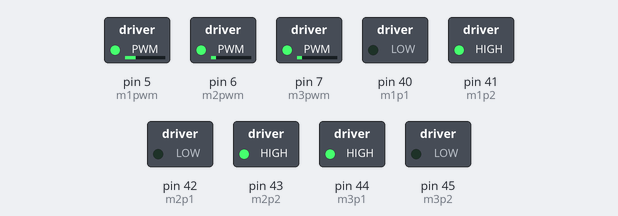
Simulated run of this sketch. Board: Arduino Mega 2560, built with avr-gcc and run on an emulated ATmega2560. Shown: switched loads named in the sketch (green lamp = pin HIGH).

Above: at 0.05 s.
At 2.95 s:
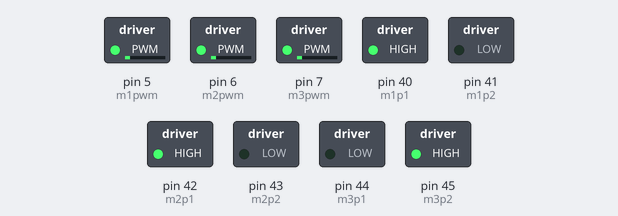
At 4.5 s:
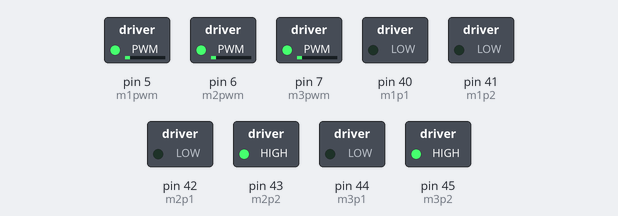
At 6.05 s:
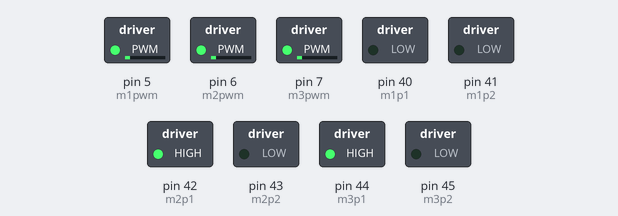
At 8.95 s:
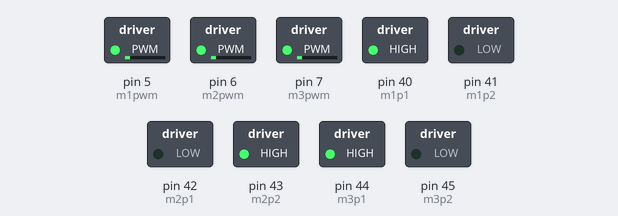
At 11.95 s:
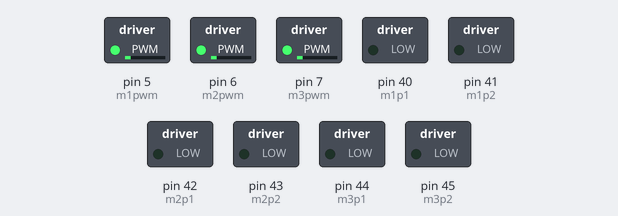
Timing chart, 0 to 15.6 s (numbered marks = the images above):
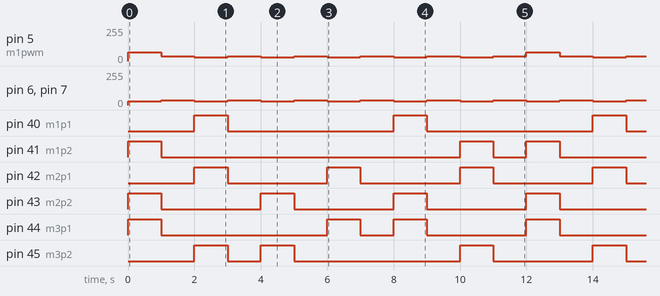

Measured:
- by itself, pin 5 (m1pwm): repeats every 12.0 s: 5 × (35/255 1.0 s, 30/255 1.0 s), 35/255 1.0 s, 67/255 1.0 s
- by itself, pin 6 (m2pwm), pin 7 (m3pwm): alternates 35/255 for 1.0 s and 30/255 for 1.0 s
- by itself, pin 40 (m1p1): alternates HIGH for 1.0 s and LOW for 5.0 s
- by itself, pin 41 (m1p2): repeats every 12.0 s: HIGH 1.0 s, LOW 1.0 s, HIGH 1.0 s, LOW 9.0 s
- by itself, pin 42 (m2p1), pin 43 (m2p2): alternates HIGH for 1.0 s and LOW for 3.0 s
- by itself, pin 44 (m3p1): repeats every 12.0 s: HIGH 1.0 s, LOW 1.0 s, HIGH 1.0 s, LOW 3.0 s, HIGH 1.0 s, LOW 5.0 s
- by itself, pin 45 (m3p2): repeats every 12.0 s: LOW 1.0 s, HIGH 1.0 s, LOW 5.0 s, HIGH 1.0 s, LOW 3.0 s, HIGH 1.0 s

The sketch:

Manual_Motor_Test.ino
```cpp
int m1pwm = 5;
int m2pwm = 6;
int m3pwm = 7;
int m1p1 = 40;
int m1p2 = 41;
int m2p1 = 42;
int m2p2 = 43;
int m3p1 = 44;
int m3p2 = 45;

void forward(int );
void backward(int );
void left (int );
void right(int );
void clock_wise(int);
void anti_clock_wise(int );
void hard_brake ( int );
void soft_brake();

void setup() {
  pinMode(m1p1, OUTPUT);
  pinMode(m1p2, OUTPUT);
  pinMode(m2p1, OUTPUT);
  pinMode(m2p2, OUTPUT);
  pinMode(m3p1, OUTPUT);
  pinMode(m3p2, OUTPUT);

  hard_brake(255);
}

void loop() {
  forward(30);
  delay(1000);
  soft_brake();
  delay(1000);
  backward(30);
  delay(1000);
  soft_brake();
  delay(1000);
  left(30);
  delay(1000);
  soft_brake();
  delay(1000);
  right(30);
  delay(1000);
  soft_brake();
  delay(1000);
  clock_wise(30);
  delay(1000);
  soft_brake();
  delay(1000);
  anti_clock_wise(30);
  delay(1000);
  soft_brake();
  delay(1000);
}

void forward(int pwm) {
  digitalWrite(m1p1, LOW);
  digitalWrite(m1p2, HIGH);
  digitalWrite(m2p1, LOW);
  digitalWrite(m2p2, HIGH);
  digitalWrite(m3p1, HIGH);
  digitalWrite(m3p2, LOW);
  analogWrite(m1pwm, pwm * 2.25);
  analogWrite(m2pwm, pwm);
  analogWrite(m3pwm, pwm);
}

void backward(int pwm) {
  digitalWrite(m1p1, HIGH);
  digitalWrite(m1p2, LOW);
  digitalWrite(m2p1, HIGH);
  digitalWrite(m2p2, LOW);
  digitalWrite(m3p1, LOW);
  digitalWrite(m3p2, HIGH);
  analogWrite(m1pwm, pwm);
  analogWrite(m2pwm, pwm);
  analogWrite(m3pwm, pwm);
}

void left(int pwm) {
  digitalWrite(m1p1, LOW);
  digitalWrite(m1p2, LOW);
  digitalWrite(m2p1, LOW);
  digitalWrite(m2p2, HIGH);
  digitalWrite(m3p1, LOW);
  digitalWrite(m3p2, HIGH);
  analogWrite(m1pwm, pwm);
  analogWrite(m2pwm, pwm);
  analogWrite(m3pwm, pwm);
}

void right(int pwm) {
  digitalWrite(m1p1, LOW);
  digitalWrite(m1p2, LOW);
  digitalWrite(m2p1, HIGH);
  digitalWrite(m2p2, LOW);
  digitalWrite(m3p1, HIGH);
  digitalWrite(m3p2, LOW);
  analogWrite(m1pwm, pwm);
  analogWrite(m2pwm, pwm);
  analogWrite(m3pwm, pwm);
}

void clock_wise(int pwm) {
  digitalWrite(m1p1, HIGH);
  digitalWrite(m1p2, LOW);
  digitalWrite(m2p1, LOW);
  digitalWrite(m2p2, HIGH);
  digitalWrite(m3p1, HIGH);
  digitalWrite(m3p2, LOW);
  analogWrite(m1pwm, pwm);
  analogWrite(m2pwm, pwm);
  analogWrite(m3pwm, pwm);
}
void anti_clock_wise(int pwm) {
  digitalWrite(m1p1, LOW);
  digitalWrite(m1p2, HIGH);
  digitalWrite(m2p1, HIGH);
  digitalWrite(m2p2, LOW);
  digitalWrite(m3p1, LOW);
  digitalWrite(m3p2, HIGH);
  analogWrite(m1pwm, pwm);
  analogWrite(m2pwm, pwm);
  analogWrite(m3pwm, pwm);
}

void hard_brake(int intensity) {
  digitalWrite(m1p1, HIGH);
  digitalWrite(m1p2, HIGH);
  digitalWrite(m2p1, HIGH);
  digitalWrite(m2p2, HIGH);
  digitalWrite(m3p1, HIGH);
  digitalWrite(m3p2, HIGH);
  analogWrite(m1pwm, intensity);
  analogWrite(m2pwm, intensity);
  analogWrite(m3pwm, intensity);
}

void soft_brake() {
  digitalWrite(m1p1, LOW);
  digitalWrite(m1p2, LOW);
  digitalWrite(m2p1, LOW);
  digitalWrite(m2p2, LOW);
  digitalWrite(m3p1, LOW);
  digitalWrite(m3p2, LOW);
  analogWrite(m1pwm, 35);
  analogWrite(m2pwm, 35);
  analogWrite(m3pwm, 35);
}
```
